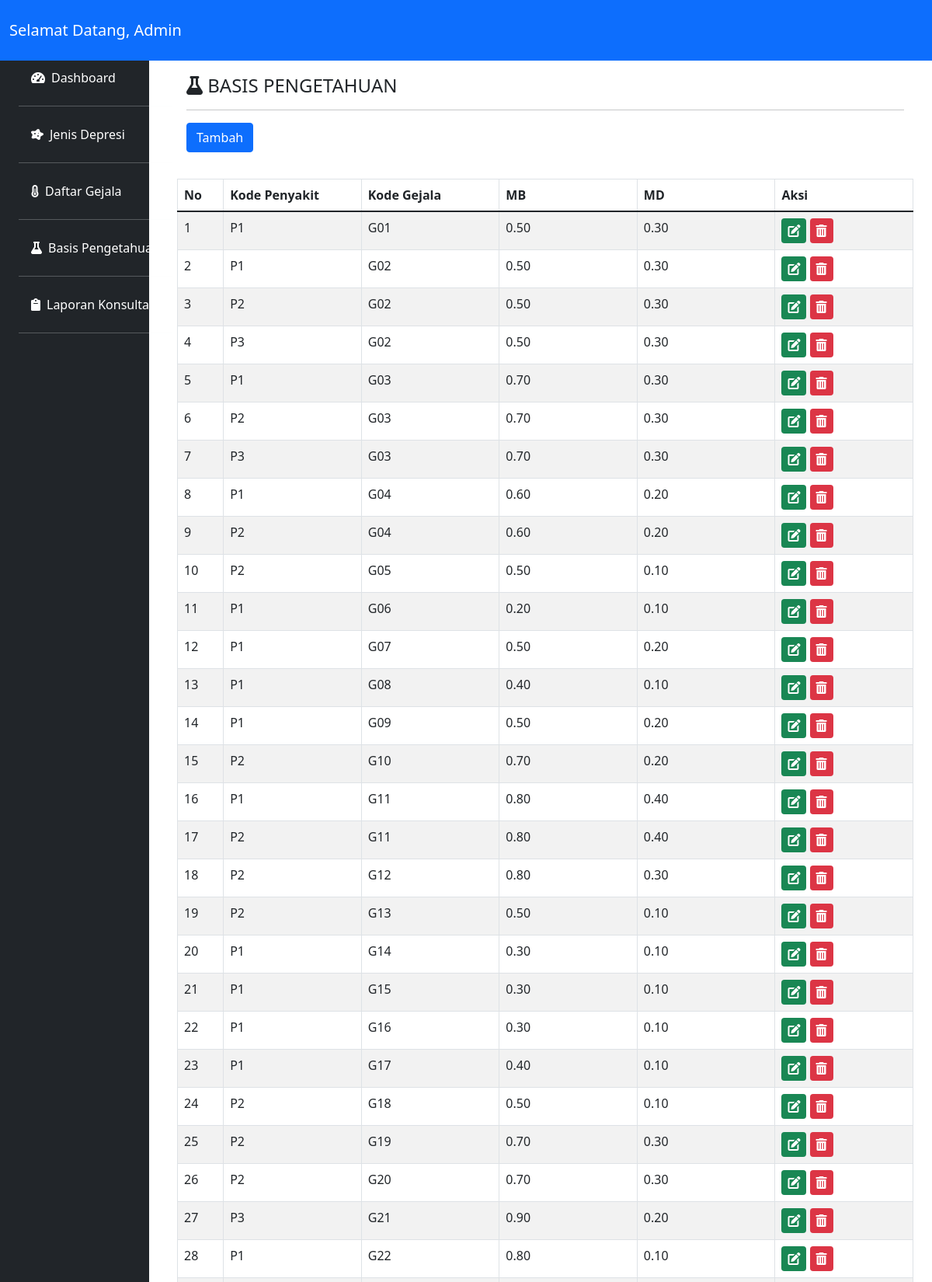
/basispengetahuan.php (upper part), run on the app's committed database.
### tables this page shows
CREATE TABLE `tb_rules` (
  `id` int(11) NOT NULL,
  `kode_penyakit` varchar(3) NOT NULL,
  `kode_gejala` varchar(3) NOT NULL,
  `mb` double(10,2) NOT NULL,
  `md` double(10,2) NOT NULL
);

### basispengetahuan.php (the view, shortened to what this page needs)
<?php
    include('koneksi.php');
?>
<!doctype html>
<html lang="en">
  <head>
    <link rel="stylesheet" type="text/css" href="css/bootstrap.min.css">
    <link rel="stylesheet" type="text/css" href="css/style.css">
    <link rel="stylesheet" type="text/css" href="fontawesome/css/all.min.css">
  </head>
  <body>
  <nav class="navbar navbar-expand-lg navbar-dark bg-primary fixed-top">
  <div class="container-fluid">
    <a class="navbar-brand" href="#">Selamat Datang, Admin</a>
    <div class="icon">
        <a href="logout.php"><button type="button" class="btn btn-primary" id="myBtn" style="margin-left: 1000px;"><i class="fas fa-sign-out-alt"></i> Logout</button>
    </div>
  </div>
  </nav>
  <div class="row no-gutters mt-5 ">
      <div class="col-md-2 mt-2 pt-4 bg-dark">
        <ul class="nav flex-column ms-4 position-fixed">
            <li class="nav-item">
                <a class="nav-link text-white" href="dashboard.php"><i class="fas fa-tachometer-alt me-2"></i>Dashboard</a><hr class="bg-light">
            </li>
            <li class="nav-item">
                <a class="nav-link text-white" href="jenisdepresi.php"><i class="fas fa-disease me-2"></i>Jenis Depresi</a><hr class="bg-light">
            </li>
            <li class="nav-item">
                <a class="nav-link text-white" href="daftargejala.php"><i class="fas fa-thermometer-three-quarters me-2"></i>Daftar Gejala</a><hr class="bg-light">
            </li>
            <li class="nav-item">
                <a class="nav-link text-white" aria-current="page" href="basispengetahuan.php"><i class="fas fa-flask me-2"></i>Basis Pengetahuan</a><hr class="bg-light">
            </li>
            <li class="nav-item">
                <a class="nav-link text-white" href="laporankonsultasi.php"><i class="fa-solid fa-clipboard me-2"></i>Laporan Konsultasi</a><hr class="bg-light">
            </li>
        </ul>
      </div>
      <div class="col-md-10 p-5 pt-5">
          <h4><i class="fas fa-flask mr-2"></i> BASIS PENGETAHUAN</h4><hr>
          <div class="row">
            <div class="col-md-2">
                <a href="tambahbasispengetahuan.php" class="btn btn-primary">Tambah</a>
            </div>
          <br><br><br>
          <table class="table table-striped table-bordered">
              <thead>
                  <tr>
                      <th scope="col" width="5%">No</th>
                      <th scope="col" width="15%">Kode Penyakit</th>
                      <th scope="col" width="15%">Kode Gejala</th>
                      <th scope="col" width="15%">MB</th>
                      <th scope="col" width="15%">MD</th>
                      <th colspan="2" scope="col" width="15%">Aksi</th>
                  </tr>
              </thead>
              <?php
                $queri="SELECT * FROM tb_rules";
                $hasil=mysqli_query ($konek_db,$queri);
                $id = 0;
                while ($data = mysqli_fetch_array ($hasil)){
                    $id++;
                    echo "
                            <tr>
                            <td>".$id."</td>
                            <td>".$data[1]."</td>
                            <td>".$data[2]."</td>
                            <td>".$data[3]."</td>
                            <td>".$data[4]."</td>
                            <td><a href=\"editbasispengetahuan.php?id=".$data[0]."\"><i class='fas fa-edit bg-success text-white p-2 rounded' data-toggle='tooltip' title='edit'></i></a>"." <a href=\"deletebasispengetahuan.php?id=".$data[0]."\"  onclick='return checkDelete()'><i class='fas fa-trash-alt bg-danger text-white p-2 rounded' data-toggle='tooltip' title='hapus'></i></a></td>
              </tr>
            ";
      }
      ?>
          </table>
      </div>
   </div>
  </body>
</html>

### css/style.css (style rules this page uses)
* { box-sizing: border-box; }
html, body { width: 100%; height: 100%; margin: 0px; padding: 0px; }

### data on the page
tb_rules: kode_penyakit "P1", kode_gejala "G01", mb "0.50", md "0.30"
tb_rules: kode_penyakit "P1", kode_gejala "G02", mb "0.50", md "0.30"
tb_rules: kode_penyakit "P2", kode_gejala "G02", mb "0.50", md "0.30"
tb_rules: kode_penyakit "P3", kode_gejala "G02", mb "0.50", md "0.30"
tb_rules: kode_penyakit "P1", kode_gejala "G03", mb "0.70", md "0.30"
tb_rules: kode_penyakit "P2", kode_gejala "G03", mb "0.70", md "0.30"
tb_rules: kode_penyakit "P3", kode_gejala "G03", mb "0.70", md "0.30"
tb_rules: kode_penyakit "P1", kode_gejala "G04", mb "0.60", md "0.20"
tb_rules: kode_penyakit "P2", kode_gejala "G04", mb "0.60", md "0.20"
tb_rules: kode_penyakit "P2", kode_gejala "G05", mb "0.50", md "0.10"
tb_rules: kode_penyakit "P1", kode_gejala "G06", mb "0.20", md "0.10"
tb_rules: kode_penyakit "P1", kode_gejala "G07", mb "0.50", md "0.20"
tb_rules: kode_penyakit "P1", kode_gejala "G08", mb "0.40", md "0.10"
tb_rules: kode_penyakit "P1", kode_gejala "G09", mb "0.50", md "0.20"
tb_rules: kode_penyakit "P2", kode_gejala "G10", mb "0.70", md "0.20"
tb_rules: kode_penyakit "P1", kode_gejala "G11", mb "0.80", md "0.40"
tb_rules: kode_penyakit "P2", kode_gejala "G11", mb "0.80", md "0.40"
tb_rules: kode_penyakit "P2", kode_gejala "G12", mb "0.80", md "0.30"
tb_rules: kode_penyakit "P2", kode_gejala "G13", mb "0.50", md "0.10"
tb_rules: kode_penyakit "P1", kode_gejala "G14", mb "0.30", md "0.10"
tb_rules: kode_penyakit "P1", kode_gejala "G15", mb "0.30", md "0.10"
tb_rules: kode_penyakit "P1", kode_gejala "G16", mb "0.30", md "0.10"
tb_rules: kode_penyakit "P1", kode_gejala "G17", mb "0.40", md "0.10"
tb_rules: kode_penyakit "P2", kode_gejala "G18", mb "0.50", md "0.10"
tb_rules: kode_penyakit "P2", kode_gejala "G19", mb "0.70", md "0.30"
tb_rules: kode_penyakit "P2", kode_gejala "G20", mb "0.70", md "0.30"
tb_rules: kode_penyakit "P3", kode_gejala "G21", mb "0.90", md "0.20"
tb_rules: kode_penyakit "P1", kode_gejala "G22", mb "0.80", md "0.10"
